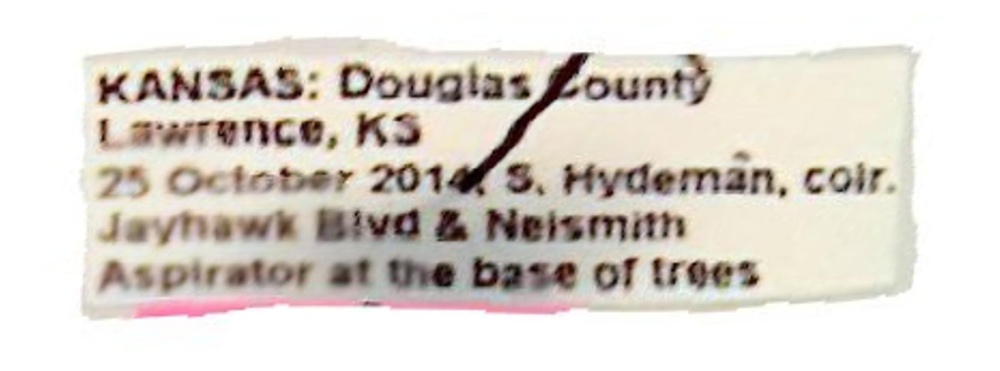
%> input picture exposure_fusion/test/im12.jpg, 1000 x 371 px, shrunk from 2330 x 864 before the run
$ octave --eval "result = maskComputation(imread('exposure_fusion/test/im12.jpg'));"   (GNU Octave 9; MATLAB toolbox functions it lacks are replaced by stand-ins)
%> lines starting %> are read from the running program, lines starting %| are printed output that depends on the picture; in (x1, y1, x2, y2) boxes, pixels count from 0 and x2, y2 are one past the last pixel; in counts of white or black regions, pixels touching at a corner belong together; the program's own positions count from 1
### largestConnectedComponent.m
function [final_image,CC] = largestConnectedComponent(image,component_size,flag)
% this function retains 8 connected componenet having number of pixels
% greater than 200.
% Input: image = logical image
% Output:

CC = bwconncomp(image,8);

numPixels = cellfun(@numel,CC.PixelIdxList);
idx=find(numPixels>=component_size);                   % removing curves less than component_size pixels

final_image=image;

for i=1:length(numPixels)                   % visualizaing the remaining curves
    if (any(i==idx) == 0)
        final_image(CC.PixelIdxList{i}) = 0;
    end
end


CC = bwconncomp(final_image,8);         % displaying curves of greater than component_size pixels

if(flag==true)
    L = labelmatrix(CC);
    RGB = label2rgb(L,'hsv','k','shuffle');
    figure('Name','Remoing small debri'), imshow(RGB);
end

end

### maskComputation.m
function edgeImage = maskComputation(image)
%computes the BW mask of the label

gray=rgb2gray(image);
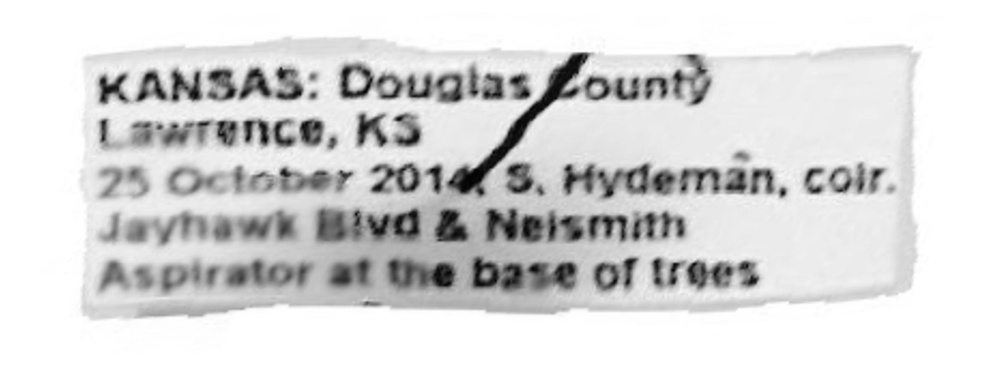
%> gray: size 371x1000 uint8; min 2, max 255, mean 216.9
Inew=zeros(size(gray,1),size(gray,2));

id1 = find(gray<=240); % the label is already segmented hence no need to run canny
%> id1 = 215282 values from 29489 to 341377
Inew(id1)=1;
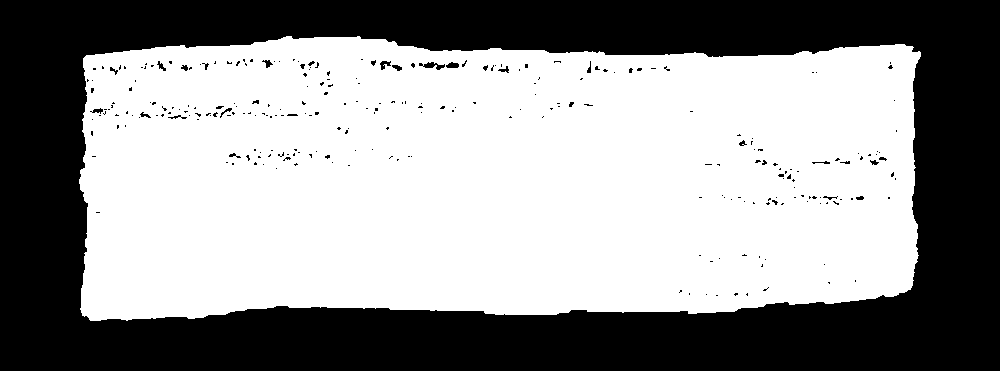
%> Inew: size 371x1000 double; values 0 (black) and 1 (white), 58% white; 273 black regions (249 under 20 px), largest, box (x1, y1, x2, y2) and area: (0, 0, 1000, 371) 153653, (419, 62, 445, 70) 101, (446, 62, 459, 68) 59

Inew=largestConnectedComponent(Inew,10,false); % removing any debris
%> in largestConnectedComponent, `CC = bwconncomp(image,8);`: CC = 1 connected component
%> in largestConnectedComponent, `numPixels = cellfun(@numel,CC.PixelIdxList);`: numPixels = 215282
%> in largestConnectedComponent, `idx=find(numPixels>=component_size);`: idx = 1
%> the loop in largestConnectedComponent, `for i=1:length(numPixels)` made 1 pass


% edgeImage=edge(gray,'canny');
% Inew=largestConnectedComponent(edgeImage,100,flag);  % remove any debris if anything comes in background%%% CHECK

%> (the run ends here)

$ run again, on exposure_fusion/test/im14.jpg
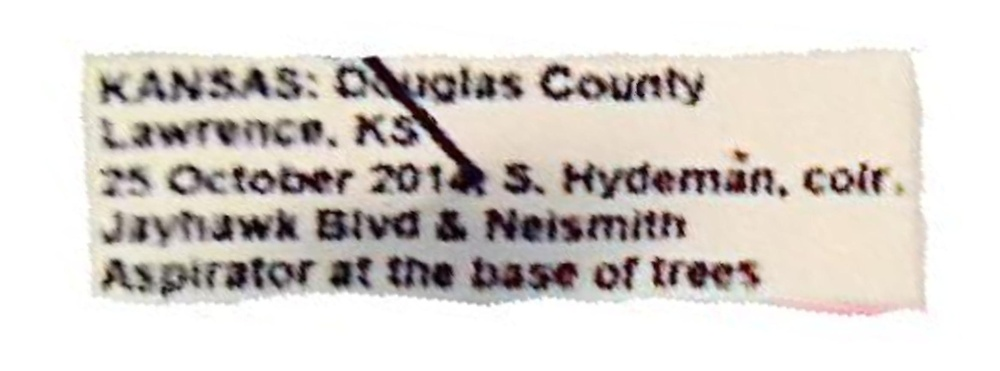
%> input picture exposure_fusion/test/im14.jpg, 1000 x 371 px, shrunk from 2330 x 864 before the run
%> in maskComputation, `gray=rgb2gray(image);`:
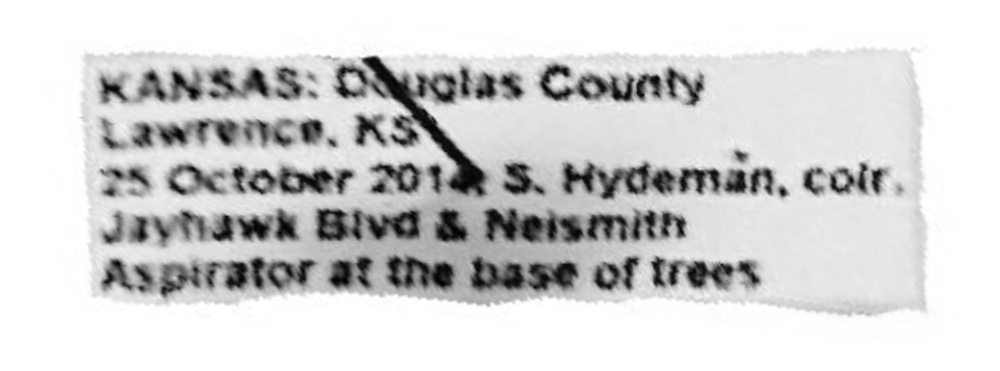
%> gray: size 371x1000 uint8; min 0, max 255, mean 212.4
%> id1 = 208016 values from 29427 to 344230
%> in maskComputation, `Inew(id1)=1;`:
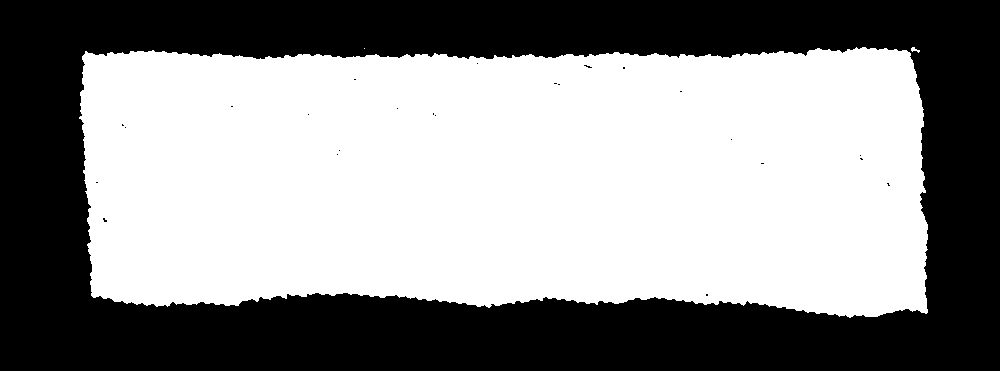
%> Inew: size 371x1000 double; values 0 (black) and 1 (white), 56.1% white; 25 black regions (24 under 20 px), largest, box (x1, y1, x2, y2) and area: (0, 0, 1000, 371) 162916
%> in largestConnectedComponent, `CC = bwconncomp(image,8);`: CC = 3 connected components
%> numPixels = [207988 1 27]
%> idx = [1 3]
%> the loop in largestConnectedComponent, `for i=1:length(numPixels)` made 3 passes
%> in largestConnectedComponent, `CC = bwconncomp(final_image,8);`: CC = 2 connected components
